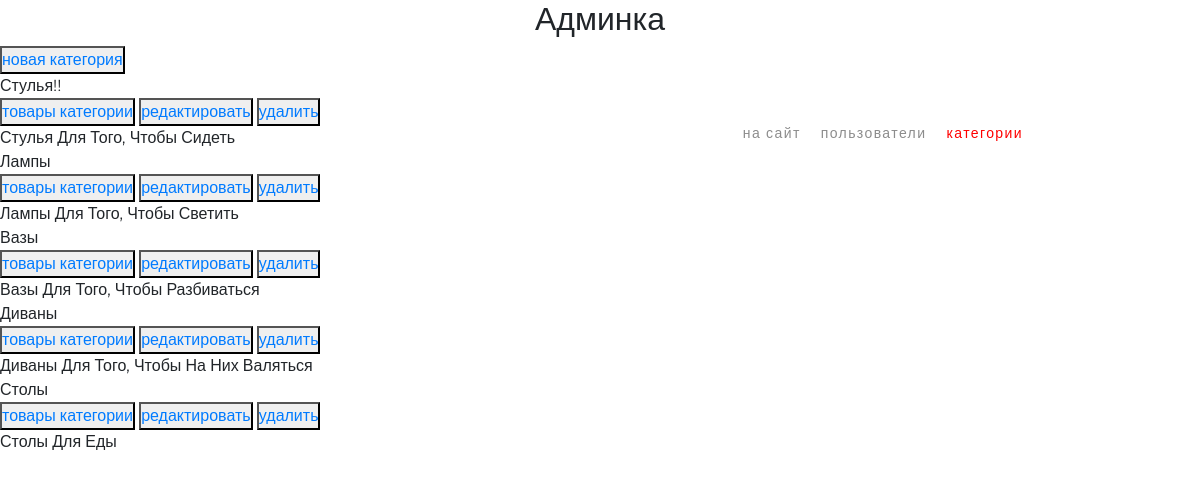
Page /admin_custom/categories/read/ (signed in) on the earlier database version.
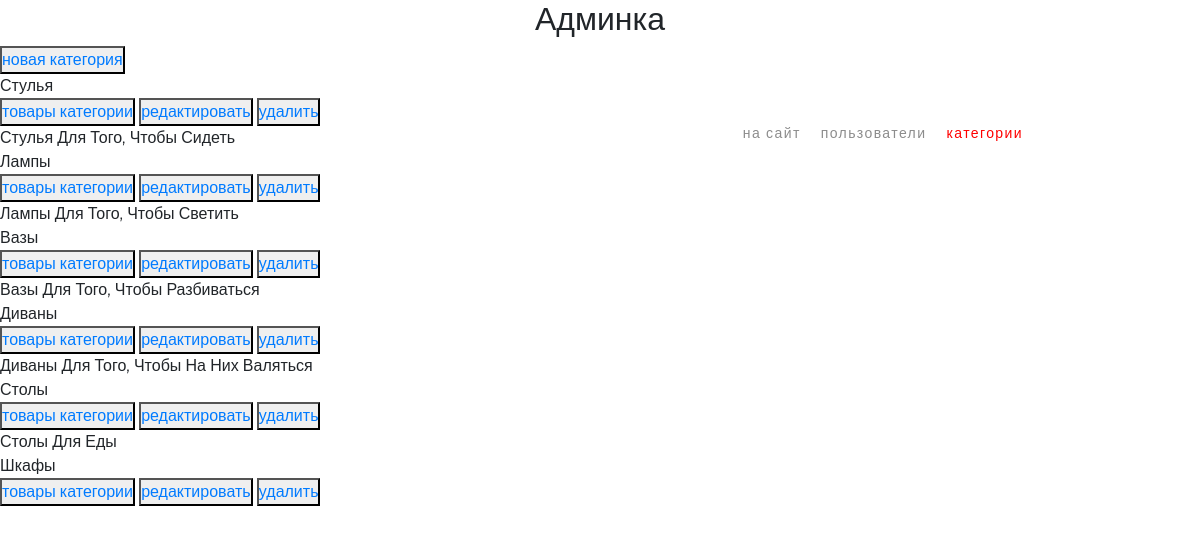
Same page on the later database version.
### mainapp/models.py (models this page shows, shortened)
class ProductCategory (models.Model):
    class Meta:
        verbose_name = 'Категория'
        verbose_name_plural = 'Категории'
    name = models.CharField(verbose_name='имя', max_length=64, unique=True)
    description = models.TextField(verbose_name='описание', blank=True)
    is_active = models.BooleanField(verbose_name='активен', default=True)

### adminapp/views.py (the view)
# urls.py: path('categories/read/', adminapp.CategoryListView.as_view(), name='categories'),
class CategoryListView(IsSuperUserView, ListView):
    model = ProductCategory
    template_name = 'adminapp/categories.html'
    def get_context_data(self, *, object_list=None, **kwargs):
        context = super(CategoryListView, self).get_context_data(**kwargs)
        context['title'] = 'Категории, Админка'
        return context

### adminapp/views.py (called while the page is built)
    def test_func(self):
        return self.request.user.is_superuser

### adminapp/templates/adminapp/categories.html (shortened to what this page needs)
{% extends 'adminapp/base.html' %}
{% load staticfiles %}
{% block content %}
  <div class="categories_list">
    <button class="new_category">
      <a href={% url 'admin_custom:category_create' %}>новая категория</a>
    </button>
    {% for object in object_list %}
      <div class="category_record">
        <div class="category_name">
            {{ object.name|title }}
        </div>
        <div class="category_actions">
          <button>
            <a href={% url 'admin_custom:products_by_category' object.pk %}>
              товары категории
          </button>
          <button>
           <a href={% url 'admin_custom:category_update' object.pk %}>редактировать</a>
          </button>
          <button>
           <a href={% url 'admin_custom:category_delete' object.pk %}>удалить</a>
          </button>
        </div>
        <div class="category_desc">
          {{ object.description|title }}
        </div>
      </div>
    {% endfor%}
  </div>
{% endblock %}

Differences in the rows shown:
changed ProductCategory "Стулья Для Того, Чтобы Сидеть": name "Стулья!!" → "Стулья"
added ProductCategory: name "Шкафы"
